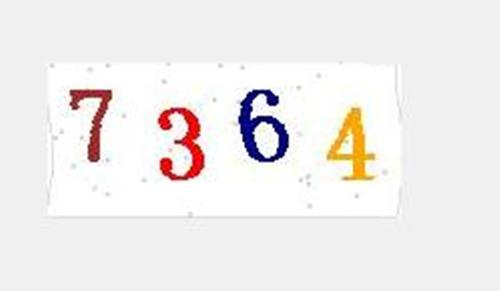
#> input picture 011识别验证码/t1.jpg, 500 x 291 px
$ python '图形验证码.py'
#> lines starting #> are read from the running program, lines starting #| are printed output that depends on the picture; after the words box and inside, x2 and y2 are one past the last pixel; in counts of white or black regions, pixels touching at a corner belong together
import pytesseract
from PIL import Image

img = Image.open('t1.jpg')
#> img is the input picture: PIL image 500x291 RGB; mean R, G, B 239.9, 236.8, 235.9
img = img.convert('L')
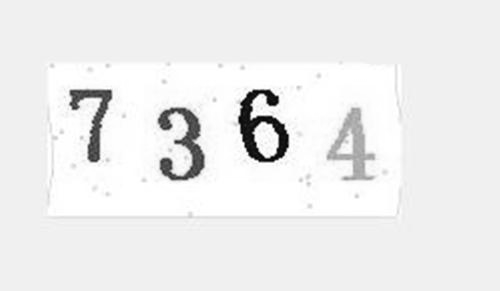
#> img: PIL image 500x291 L; min 4, max 255, mean 237.7
threshold = 230
table = []
for i in range(256):
    if i < threshold:
        table.append(0)
    else:
        table.append(1)

img = img.point(table, '1')
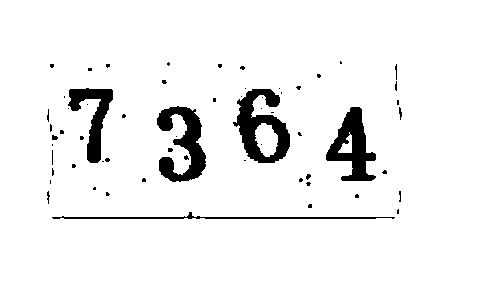
#> img: PIL image 500x291 1; 94.3% white; 61 black regions (51 under 20 px), largest, box (x1, y1, x2, y2) and area: (233, 89, 290, 163) 2049, (157, 106, 206, 182) 1894, (326, 107, 376, 181) 1777
img.show()
#> (the run stopped early here; a loop or call above may not have finished)
